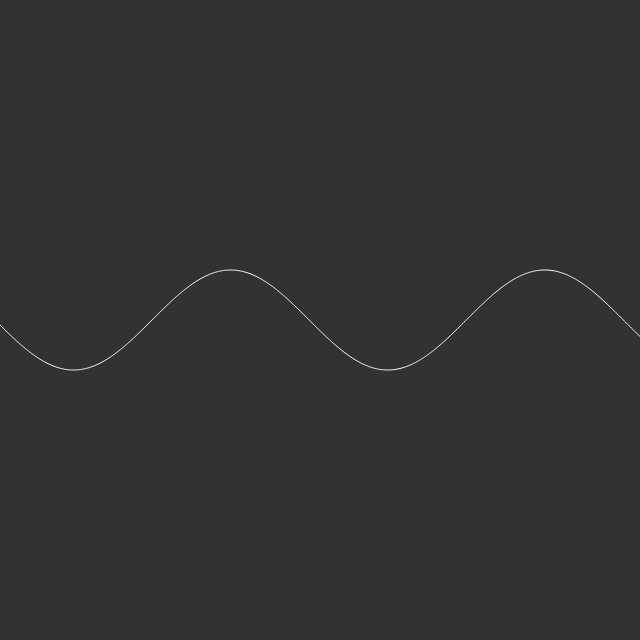
Frame 1 (no input)
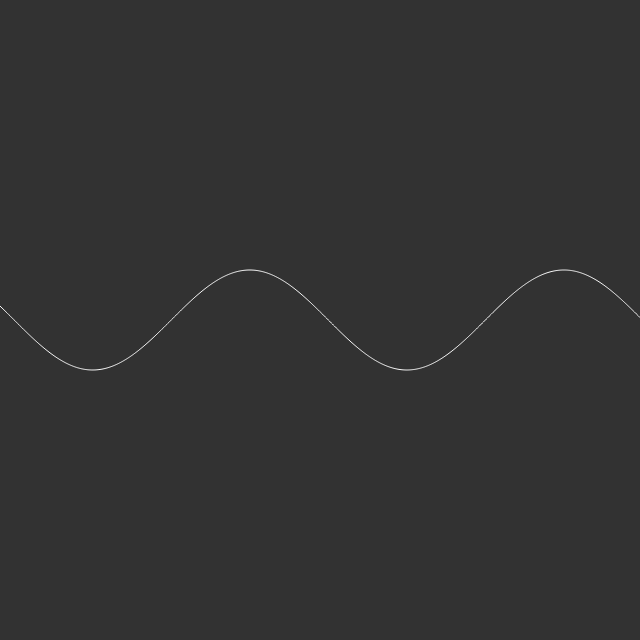
Frame 60 (no input)
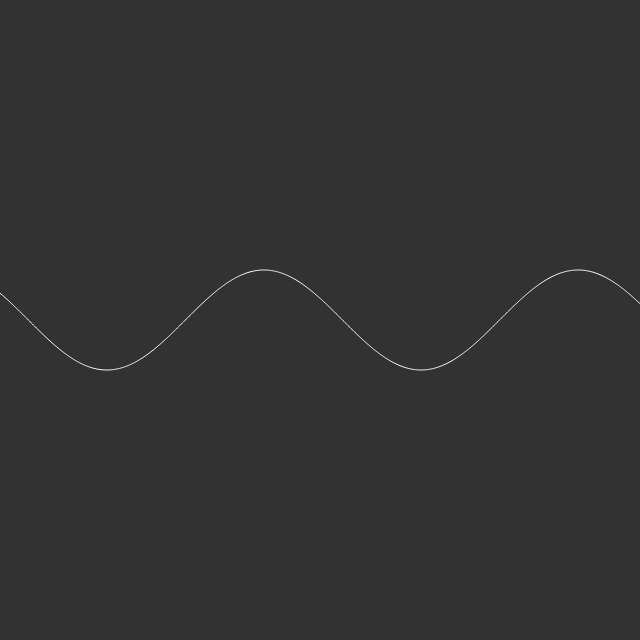
Frame 120 (the mouse pressed at the canvas centre since frame 60)

The p5.js sketch that drew these frames (run headless with seeded random() and noise() and a simulated clock; from frame 60 on, the mouse is pressed at the canvas centre):

// p5.js sketch
// ── sketch.js
let frequency;
let text;
let size = 50;

function setup(){
	createCanvas(640,640);
	stroke(255);
	noFill();

	frequency = createSlider(0,10,1,.01);
	text = createSpan();
}

function draw(){
	background(50);

	beginShape();
	for(let i = 0; i < width; i+=1/(size+frequency.value())){
		let x = i*size;
		let y = sin(i*frequency.value()+frameCount*frequency.value()/10)*size+height/2;
		vertex(x, y);
	}
	endShape();

	text.html(frequency.value());
}
